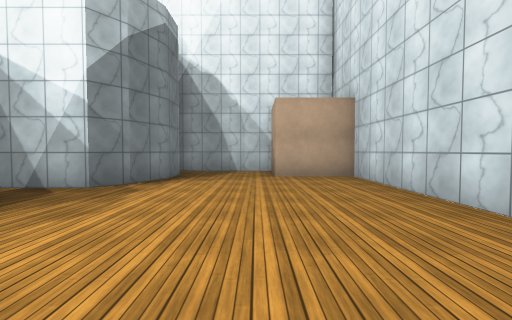
View 1 (above)

24 first-person views from a walk through a scene from a Unity 3-D project. The camera is 1.3 m above the floor, tilts 2° down and sees 90° across. The floor is counted in squares, 2 m on a side. Each view is taken from the middle of a square. On the plan, view 1 faces up. The plan holds only what a view shows up to about 9 squares ahead; the rest is blank. The place goes on beyond the plan. Surface patterns are stand-ins for the level's own textures.

View 2
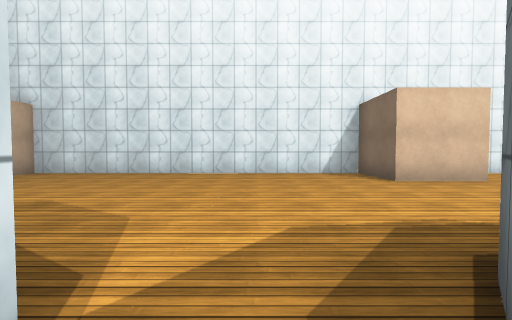

View 3
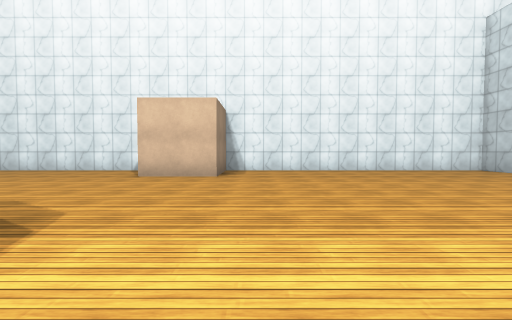

View 4
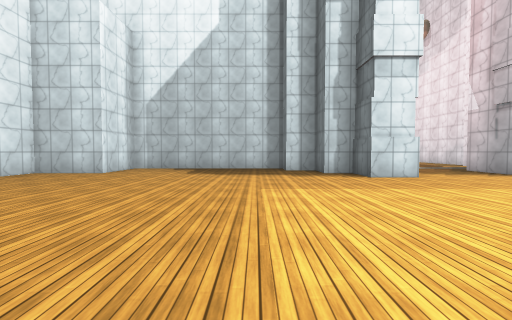

View 5
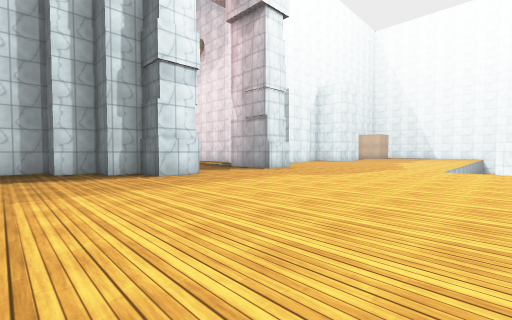

View 6
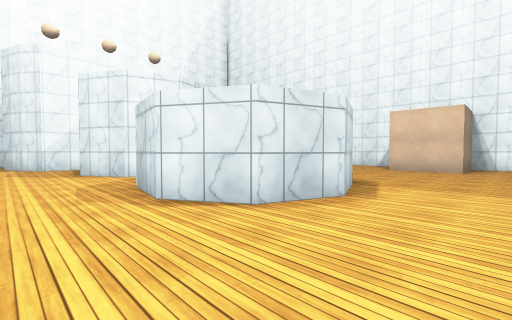

View 7
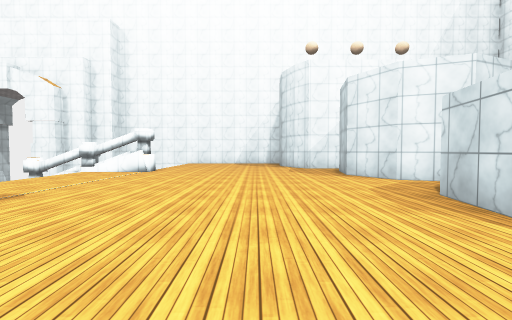

View 8
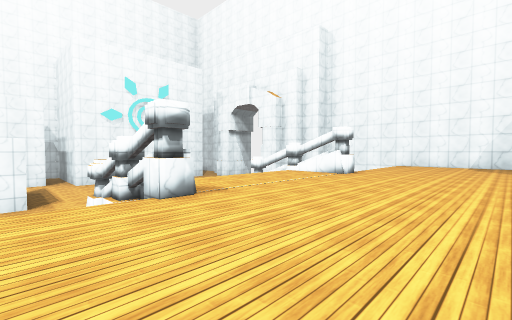

View 9
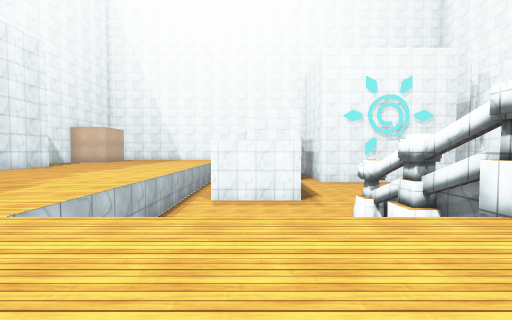

View 10
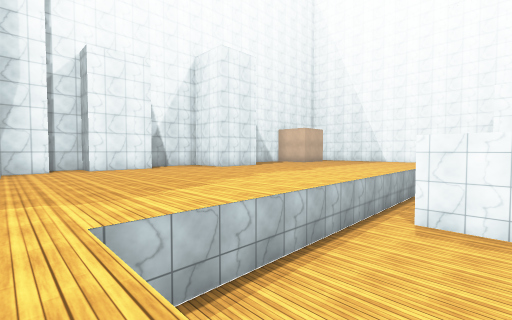

View 11
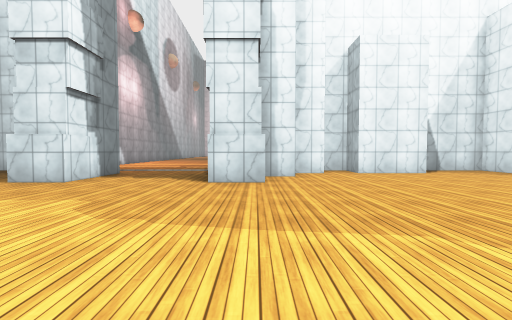

View 12
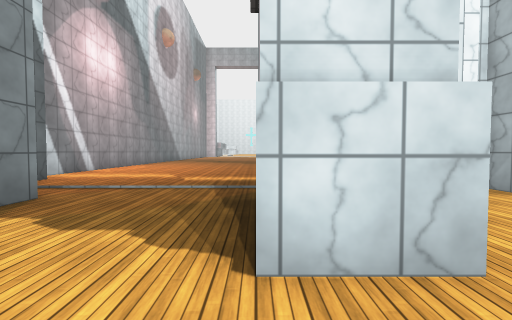

View 13
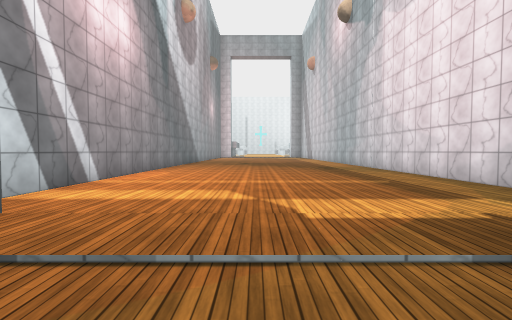

View 14
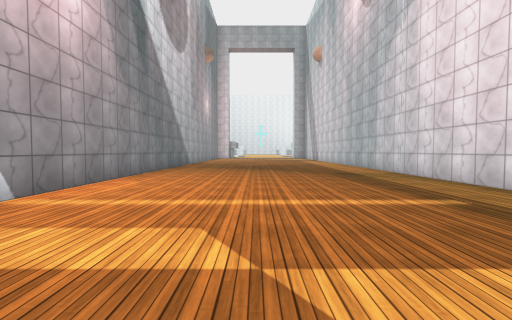

View 15
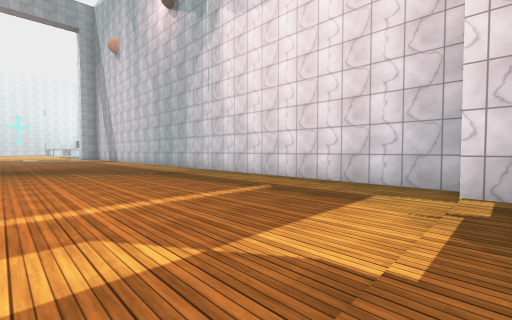

View 16
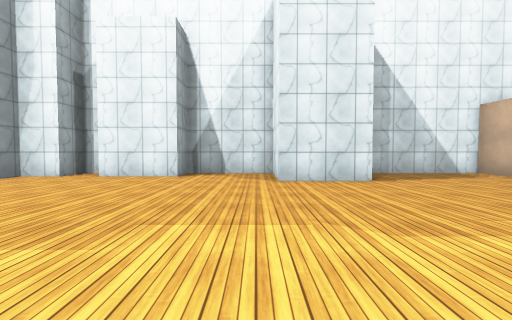

View 17
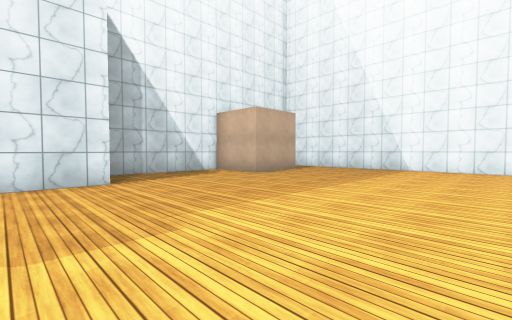

View 18
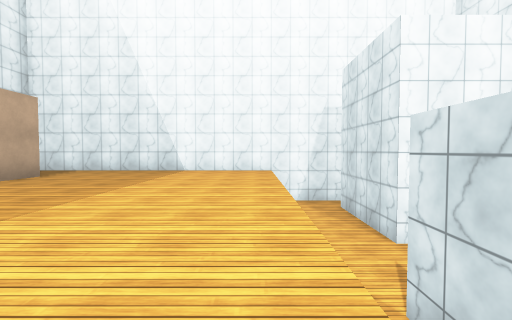

View 19
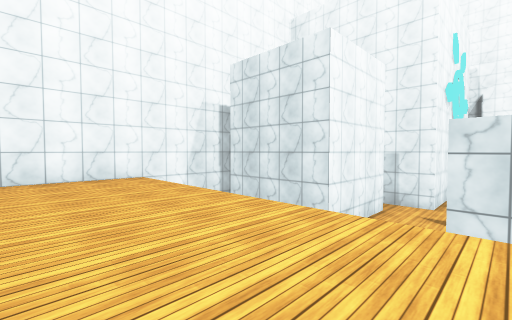

View 20
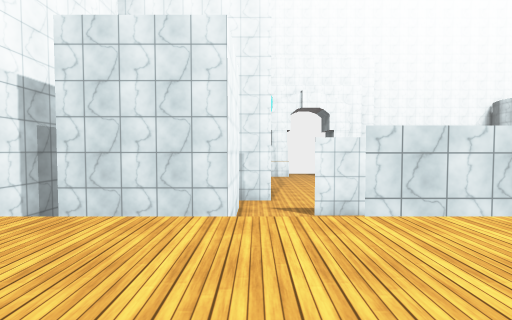

View 21
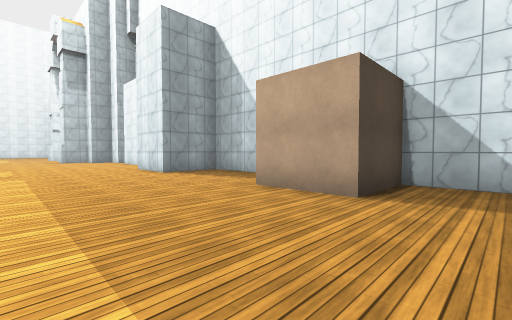

View 22
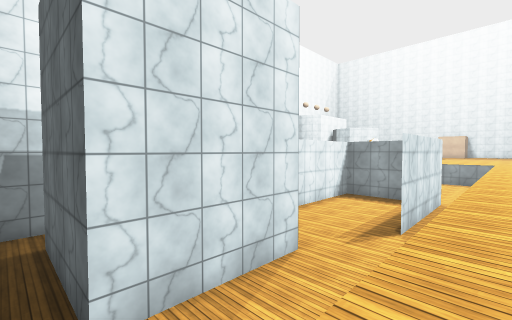

View 23
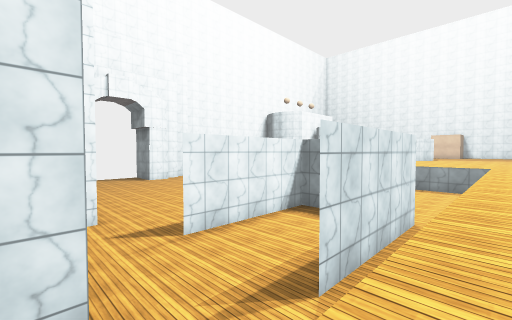

View 24
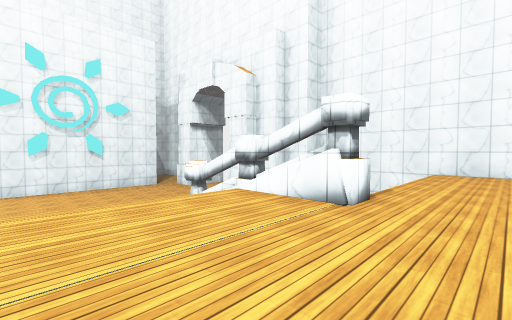

### Floor plan
Key: @ floor where view 1 was taken; # wall or solid block; . main floor; - floor 2 m lower than the main floor; B block.
Columns run from 30 left of view 1 to 3 right of it. Each row starts with its distance up from view 1.
  9                ######      ####
  8                  .. .      #...BB
  7                  ....      ##..BB#
  6                  ....##    ##....#
  5                  .....######.....#
  4                  .......  .......#
  3         --   ####......#   ......#
  2       ----     ........#   ......#
  1      #----     ........####......#
  0      #----     ...............@..#
 -1  #####---      ........#  #......#
 -2  -- ---------####......#   ......#
 -3  -###---------   ......##  ....BB#
 -4 #-###--#####--   .......##.....B #
 -5 #-###------#---  ..............BB#
 -6 #---------##---- ................#
 -7 #------####------................#
 -8 #................................#
 -9 #................................#
-10 #................................#
-11 #................................#
-12 #................................#
-13 #.................##..##.........#
-14 #..##....##......###..###......###
-15 #..##....##..#####......##.....#
-16 ##################......####
-17                 #........#
-18                 #........#
-19                 #........#
-20                 #........#
-21                 #........#
-22                 #........#
-23                 #........#
-24                 #....... #
-25                 #.......#

Positions as (right, up) in squares from view 1, and headings:
1: (0, 0), facing up
2: (-5, 0), facing right
3: (-6, -6), facing right
4: (-4, -6), facing down
5: (-4, -6), facing down-left
6: (-9, -6), facing up-right
7: (-10, -5), facing up
8: (-10, -4), facing up-left
9: (-11, -5), facing left
10: (-13, -5), facing down-left
11: (-12, -7), facing down
12: (-11, -11), facing down
13: (-9, -14), facing down
14: (-9, -16), facing down
15: (-8, -16), facing down-left
16: (-19, -8), facing down
17: (-20, -8), facing down-left
18: (-21, -8), facing left
19: (-23, -10), facing up-left
20: (-25, -10), facing up
21: (-29, -10), facing down-right
22: (-29, -8), facing up-right
23: (-26, -8), facing up-right
24: (-12, 0), facing up-left
